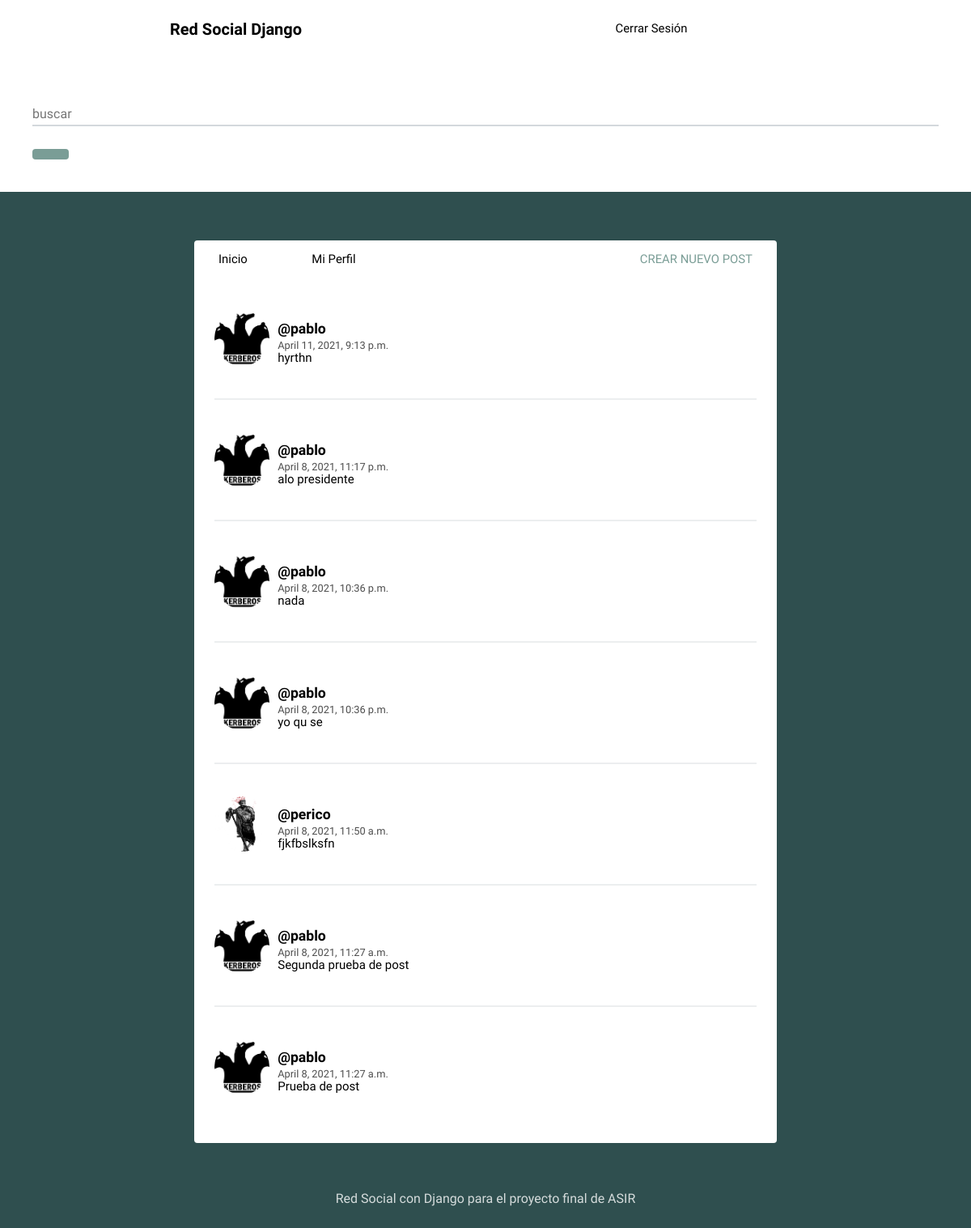
Screenshot of / (signed in) with the database file from the repository.
### social/models.py (models this page shows, shortened)
class Post(models.Model):
	user = models.ForeignKey(User, on_delete=models.CASCADE, related_name='posts') #con el related name asociamos todos los posts que tiene un usuario, por asi decirlo es como añadir una fila post a la tabla de usuarios
	timestamp = models.DateTimeField(default=timezone.now) #fecha de creacion del post
	content = models.TextField()
	class Meta:
		ordering = ['-timestamp'] #Clase meta sirve para saber como se comporta la clase Post, con esto ordenamos Post, el - sirve àra que se cree en orden ascendente

class Profile(models.Model):
	user = models.OneToOneField(User, on_delete=models.CASCADE)#Conectaos esta fila a la tabla Usuarios de los modelos por defecto de django
	imagenes = models.ImageField(default='foto_perfil.png')

### social/views.py (the view)
# urls.py: path('', views.feed, name='feed'),
def feed(request):
	posts = Post.objects.all()
	context = {'posts': posts}
	return render(request, 'social/feed.html', context)

### social/templates/social/feed.html (shortened to what this page needs)
{% extends 'social/layout.html' %}
{% block content %}
{% for post in posts %}
<article>
    <div class="container-article">
        <img src="{{ post.user.profile.imagenes.url }}">
        <div>
            <h2 class="username"><a href="{% url 'profile' post.user.username %}">@{{ post.user.username }}</a></h2>
            <time data-time="#">{{ post.timestamp }}</time>
            <div class="post">{{ post.content }}</div>
        </div>
    </div>
</article>
{% endfor %}
{% endblock %}

### social/static/style.css (style rules this page uses)
body { background: #2F4F4F; font-size: 62.5%; font-family: 'Varela Round', Helvetica, Arial, serif; }
img { object-fit: cover; }
a { font-size: .93rem; text-decoration: none; color: black; }
article { width: 93%; margin: auto; padding: 40px 0; border-bottom: 2px solid #ECEEEF; }
.username { margin-bottom: .2rem; }
.username a { font-size: 1.1rem; }
.container-article { display: flex; }
.container-article img { height: 68px; width: 68px; margin-right: 10px; border-radius: 50%; }
article:last-child { border-bottom: 0; }
time { font-size: .8rem; opacity: .7; }
.post { font-size: .94rem; }

### rows the page displays
Post: user.profile.imagenes (picture), user.username "pablo", timestamp "April 11, 2021, 9:13 p.m.", content "hyrthn"
Post: user.profile.imagenes (picture), user.username "pablo", timestamp "April 8, 2021, 11:17 p.m.", content "alo presidente"
Post: user.profile.imagenes (picture), user.username "pablo", timestamp "April 8, 2021, 10:36 p.m.", content "nada"
Post: user.profile.imagenes (picture), user.username "pablo", timestamp "April 8, 2021, 10:36 p.m.", content "yo qu se"
Post: user.profile.imagenes (picture), user.username "perico", timestamp "April 8, 2021, 11:50 a.m.", content "fjkfbslksfn"
Post: user.profile.imagenes (picture), user.username "pablo", timestamp "April 8, 2021, 11:27 a.m.", content "Segunda prueba de post"
Post: user.profile.imagenes (picture), user.username "pablo", timestamp "April 8, 2021, 11:27 a.m.", content "Prueba de post"
